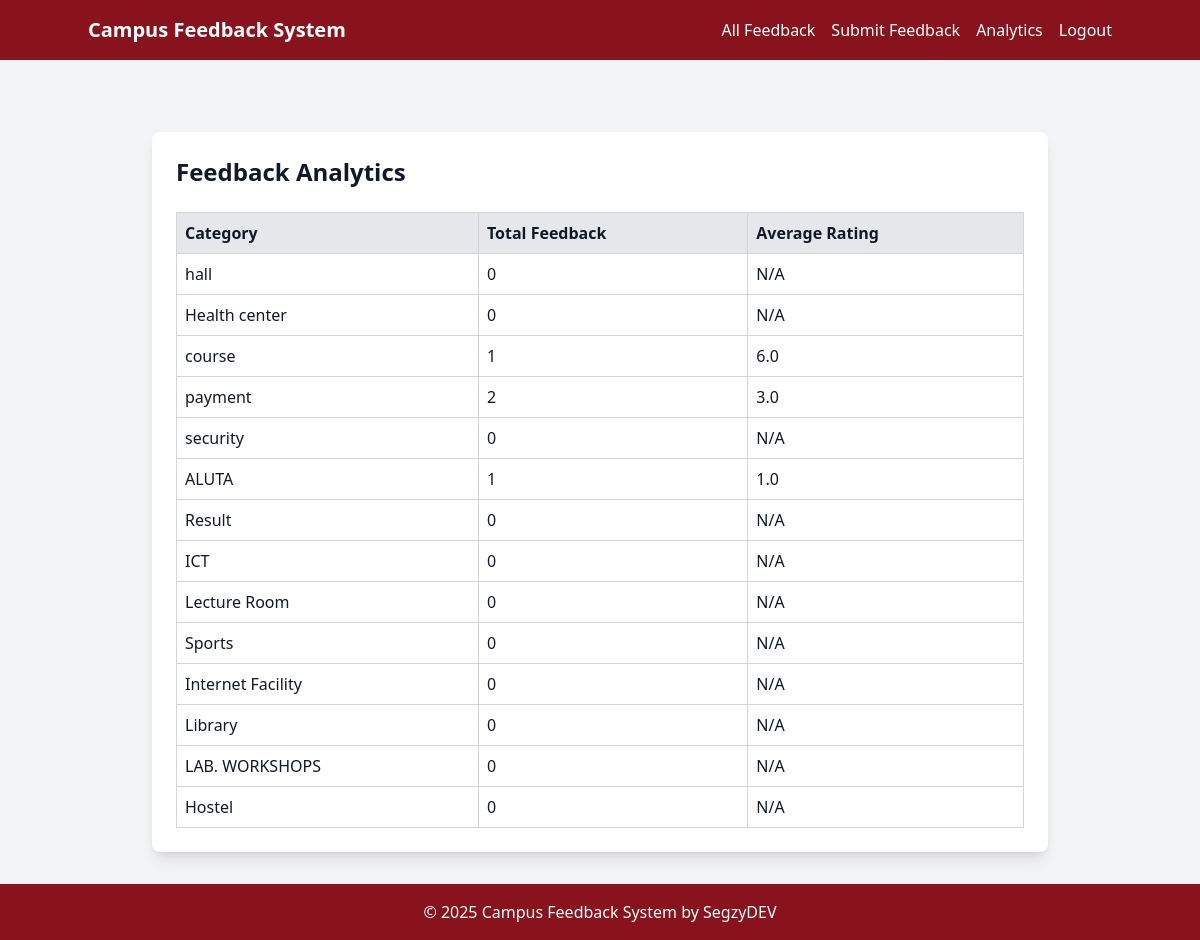
The app's page /analytics/ (signed in) with its own data.
### feedback/models.py (models this page shows, shortened)
class FeedbackCategory(models.Model):
    name = models.CharField(max_length=100, unique=True)

### feedback/views.py (the view)
# urls.py: path('analytics/', views.feedback_analytics, name='feedback_analytics'),
@login_required(login_url='login')
def feedback_analytics(request):
    categories = FeedbackCategory.objects.annotate(
        total_feedback=Count('feedback'),
        avg_rating=Avg('feedback__rating')
    )
    return render(request, 'feedback/analytics.html', {'categories': categories})

### feedback/templates/feedback/analytics.html (shortened to what this page needs)
{% extends 'base.html' %}
{% block content %}
<div class="max-w-4xl mx-auto mt-10 bg-white p-6 rounded-lg shadow-lg">
    <h2 class="text-2xl font-semibold text-88131c">Feedback Analytics</h2>
<table class="table-auto w-full mt-6 border-collapse border border-gray-300">
    <thead>
        <tr class="bg-gray-200">
            <th class="border border-gray-300 p-2">Category</th>
            <th class="border border-gray-300 p-2">Total Feedback</th>
            <th class="border border-gray-300 p-2">Average Rating</th>
        </tr>
    </thead>
    <tbody>
        {% for category in categories %}
        <tr>
            <td class="border border-gray-300 p-2">{{ category.name }}</td>
            <td class="border border-gray-300 p-2">{{ category.total_feedback }}</td>
            <td class="border border-gray-300 p-2">{{ category.avg_rating|default:"N/A" }}</td>
        </tr>
        {% endfor %}
    </tbody>
</table>
</div>
{% endblock %}

### feedback/templates/base.html (shortened to what this page needs)
<!DOCTYPE html>
<html lang="en">
<head>
    {% load static %}
    <link rel="stylesheet" href="{% static 'styles.css' %}">
    <link href="https://cdn.jsdelivr.net/npm/tailwindcss@2.2.19/dist/tailwind.min.css" rel="stylesheet">
    <script src="https://cdn.tailwindcss.com"></script>
</head>
<body class="bg-gray-100 text-gray-900">
    <header class="bg-[#88131c] text-white p-4">
        <div class="container mx-auto flex justify-between items-center">
            <h1 class="text-xl font-bold">Campus Feedback System</h1>
            <nav>
                <ul class="flex space-x-4">
                    <li><a href="{% url 'list_feedback' %}" class="hover:underline">All Feedback</a></li>
                    {% if user.is_authenticated %}
                        <li><a href="{% url 'submit_feedback' %}" class="hover:underline">Submit Feedback</a></li>
                        <li><a href="{% url 'feedback_analytics' %}" class="hover:underline">Analytics</a></li>
                        <li><a href="{% url 'logout' %}" class="hover:underline">Logout</a></li>
                    {% else %}
                        <li><a href="{% url 'login' %}" class="hover:underline">SignIn</a></li>
                        <li><a href="{% url 'register' %}" class="hover:underline">SignUp</a></li>
                    {% endif %}
                </ul>
            </nav>
        </div>
    </header>
    <main class="container mx-auto mt-8">
        {% block content %}{% endblock %}
    </main>
    <footer class="bg-[#88131c] text-white text-center py-4 mt-8">
        &copy; 2025 Campus Feedback System by SegzyDEV
    </footer>
</body>
</html>

### static/styles.css (style rules this page uses)
table { width: 100%; border-spacing: 0; }
th, td { padding: 0.75rem; text-align: left; border-bottom: 1px solid rgb(132, 22, 31); }
.text-center { text-align: center; }
a { color: rgb(132, 22, 31); text-decoration: none; }
.shadow-lg { box-shadow: 0 4px 10px rgba(0, 0, 0, 0.15); }

### feedback/templates/base.html (style rules this page uses)
body { display: flex; flex-direction: column; min-height: 100vh; margin: 0; }
main { flex: 1; }

### records on screen
FeedbackCategory: name "hall", total_feedback "0", avg_rating "N/A"
FeedbackCategory: name "Health center", total_feedback "0", avg_rating "N/A"
FeedbackCategory: name "course", total_feedback "1", avg_rating "6.0"
FeedbackCategory: name "payment", total_feedback "2", avg_rating "3.0"
FeedbackCategory: name "security", total_feedback "0", avg_rating "N/A"
FeedbackCategory: name "ALUTA", total_feedback "1", avg_rating "1.0"
FeedbackCategory: name "Result", total_feedback "0", avg_rating "N/A"
FeedbackCategory: name "ICT", total_feedback "0", avg_rating "N/A"
FeedbackCategory: name "Lecture Room", total_feedback "0", avg_rating "N/A"
FeedbackCategory: name "Sports", total_feedback "0", avg_rating "N/A"
FeedbackCategory: name "Internet Facility", total_feedback "0", avg_rating "N/A"
FeedbackCategory: name "Library", total_feedback "0", avg_rating "N/A"
FeedbackCategory: name "LAB. WORKSHOPS", total_feedback "0", avg_rating "N/A"
FeedbackCategory: name "Hostel", total_feedback "0", avg_rating "N/A"
